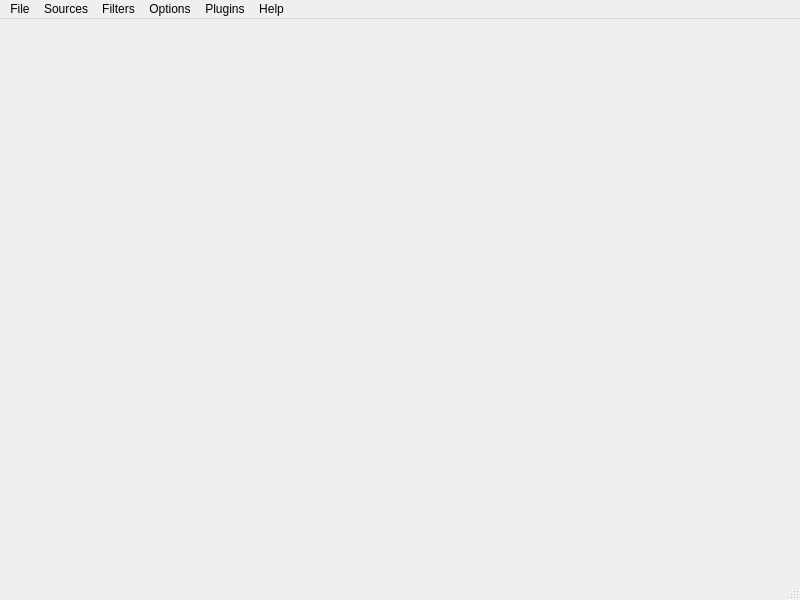
<?xml version="1.0" encoding="UTF-8"?>
<ui version="4.0">
 <class>MainWindow</class>
 <widget class="QMainWindow" name="MainWindow">
  <property name="geometry">
   <rect>
    <x>0</x>
    <y>0</y>
    <width>800</width>
    <height>600</height>
   </rect>
  </property>
  <property name="windowTitle">
   <string>ElVis</string>
  </property>
  <widget class="QWidget" name="centralwidget"/>
  <widget class="QMenuBar" name="menubar">
   <property name="geometry">
    <rect>
     <x>0</x>
     <y>0</y>
     <width>800</width>
     <height>22</height>
    </rect>
   </property>
   <widget class="QMenu" name="menuFile">
    <property name="title">
     <string>File</string>
    </property>
    <addaction name="actionOpen"/>
    <addaction name="actionSave_Workflow"/>
    <addaction name="actionExit"/>
   </widget>
   <widget class="QMenu" name="menuHelp">
    <property name="title">
     <string>Help</string>
    </property>
   </widget>
   <widget class="QMenu" name="menuOptions">
    <property name="title">
     <string>Options</string>
    </property>
   </widget>
   <widget class="QMenu" name="menuPlugins">
    <property name="title">
     <string>Plugins</string>
    </property>
    <addaction name="actionLoad"/>
   </widget>
   <widget class="QMenu" name="menuSources">
    <property name="title">
     <string>Sources</string>
    </property>
    <addaction name="actionTriangle"/>
    <addaction name="actionCut_Plane"/>
    <addaction name="actionCut_Cylinder"/>
   </widget>
   <widget class="QMenu" name="menuFilters">
    <property name="title">
     <string>Filters</string>
    </property>
   </widget>
   <addaction name="menuFile"/>
   <addaction name="menuSources"/>
   <addaction name="menuFilters"/>
   <addaction name="menuOptions"/>
   <addaction name="menuPlugins"/>
   <addaction name="menuHelp"/>
  </widget>
  <widget class="QStatusBar" name="statusbar"/>
  <action name="actionOpen">
   <property name="text">
    <string>Open</string>
   </property>
   <property name="shortcut">
    <string>Ctrl+O</string>
   </property>
  </action>
  <action name="actionSave_Workflow">
   <property name="text">
    <string>Save Workflow</string>
   </property>
   <property name="shortcut">
    <string>Ctrl+S</string>
   </property>
  </action>
  <action name="actionExit">
   <property name="text">
    <string>Exit</string>
   </property>
   <property name="shortcut">
    <string>Ctrl+Q</string>
   </property>
  </action>
  <action name="actionLoad">
   <property name="text">
    <string>Load</string>
   </property>
  </action>
  <action name="actionTriangle">
   <property name="text">
    <string>Cut Triangle</string>
   </property>
  </action>
  <action name="actionCut_Plane">
   <property name="text">
    <string>Cut Plane</string>
   </property>
  </action>
  <action name="actionCut_Cylinder">
   <property name="text">
    <string>Cut Cylinder</string>
   </property>
  </action>
 </widget>
 <resources/>
 <connections/>
</ui>
